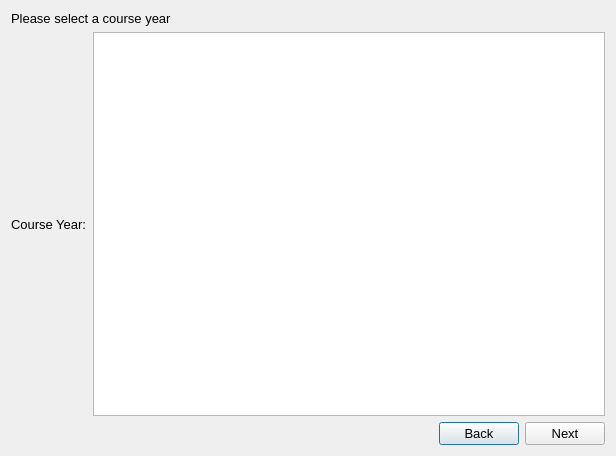
<?xml version="1.0" encoding="UTF-8"?>
<ui version="4.0">
 <class>Dialog</class>
 <widget class="QDialog" name="Dialog">
  <property name="geometry">
   <rect>
    <x>0</x>
    <y>0</y>
    <width>588</width>
    <height>248</height>
   </rect>
  </property>
  <property name="font">
   <font>
    <family>Arial</family>
    <pointsize>10</pointsize>
   </font>
  </property>
  <property name="windowTitle">
   <string>Course Year Selection</string>
  </property>
  <layout class="QVBoxLayout" name="verticalLayout">
   <item>
    <widget class="QLabel" name="label">
     <property name="text">
      <string>Please select a course year</string>
     </property>
    </widget>
   </item>
   <item>
    <layout class="QHBoxLayout" name="horizontalLayout">
     <item>
      <widget class="QLabel" name="lblCourseYear">
       <property name="text">
        <string>Course Year:</string>
       </property>
      </widget>
     </item>
     <item>
      <widget class="QListWidget" name="qlistCourseYear">
       <property name="sizePolicy">
        <sizepolicy hsizetype="MinimumExpanding" vsizetype="Expanding">
         <horstretch>0</horstretch>
         <verstretch>0</verstretch>
        </sizepolicy>
       </property>
       <property name="minimumSize">
        <size>
         <width>512</width>
         <height>384</height>
        </size>
       </property>
      </widget>
     </item>
    </layout>
   </item>
   <item>
    <layout class="QHBoxLayout" name="horizontalLayout_2">
     <item>
      <spacer name="horizontalSpacer">
       <property name="orientation">
        <enum>Qt::Horizontal</enum>
       </property>
       <property name="sizeHint" stdset="0">
        <size>
         <width>40</width>
         <height>20</height>
        </size>
       </property>
      </spacer>
     </item>
     <item>
      <widget class="QPushButton" name="btnBack">
       <property name="text">
        <string>Back</string>
       </property>
      </widget>
     </item>
     <item>
      <widget class="QPushButton" name="btnNext">
       <property name="text">
        <string>Next</string>
       </property>
      </widget>
     </item>
    </layout>
   </item>
  </layout>
 </widget>
 <resources/>
 <connections/>
</ui>
